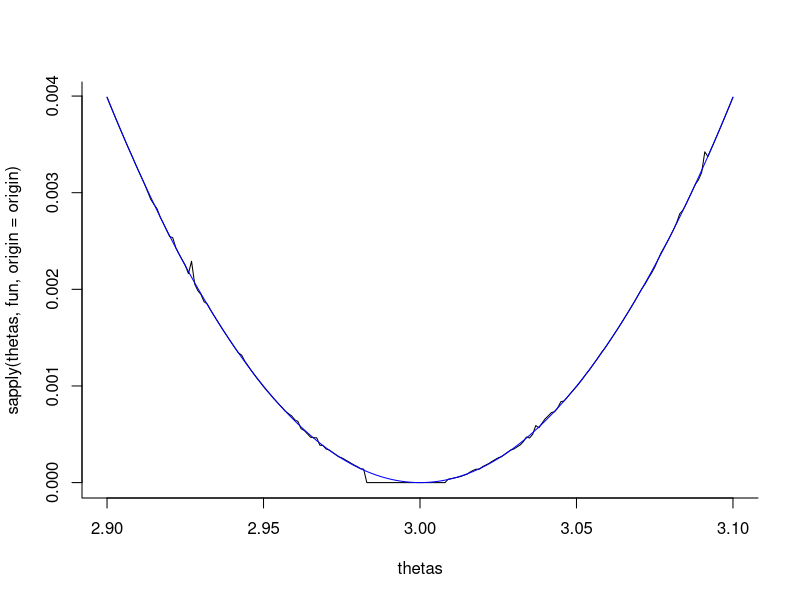
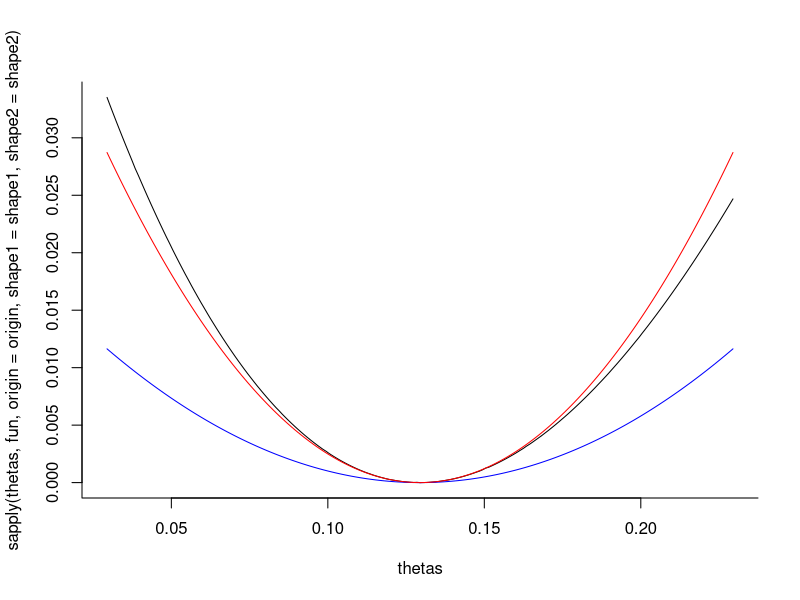
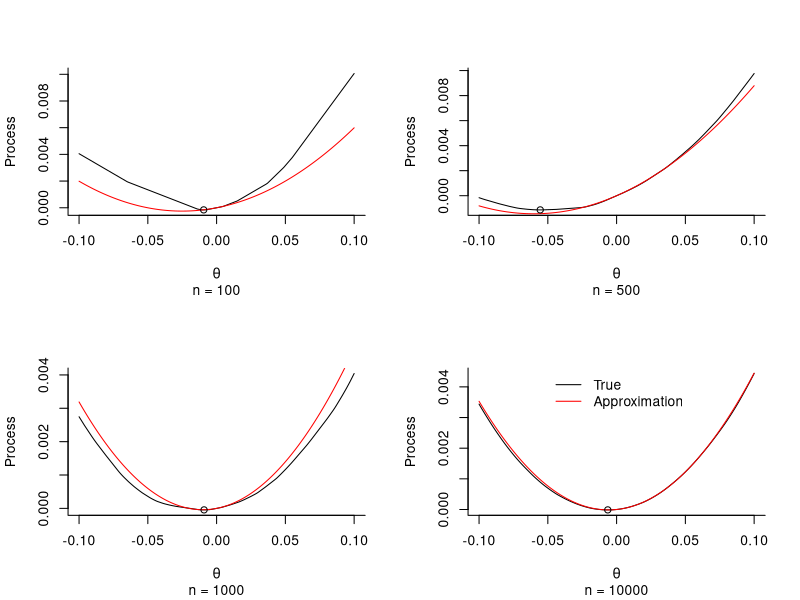
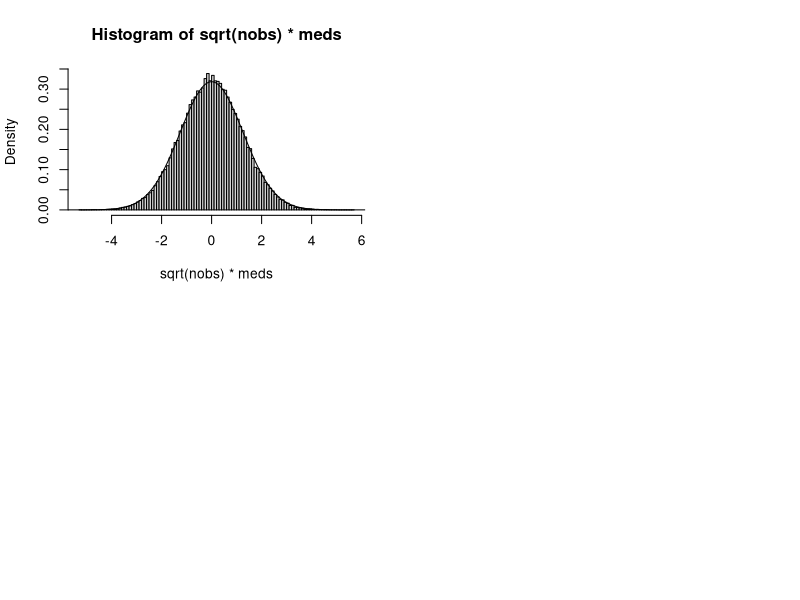

These figures' R source, in order:
library("numDeriv")

theta = 1
integrate(function(x) abs(x-theta)*dnorm(x),-Inf,Inf)

expectLow = integrate(function(x) x*dnorm(x),-Inf,theta)$value
expectUpper = integrate(function(x) x*dnorm(x),theta,Inf)$value

theta*(2*pnorm(theta)-1) + (expectUpper - expectLow)

fun = function(theta,origin=0) {
  upper = integrate(function(x) abs(x-theta)*dnorm(x,origin),-Inf,Inf)$value
  lower = integrate(function(x) abs(x-origin)*dnorm(x,origin),-Inf,Inf)$value
  upper - lower
}

origin = 3
df = grad(dnorm,origin,mean=origin)
thetas = seq(-0.1+origin,0.1+origin,by=0.001)
plot(thetas,sapply(thetas,fun,origin=origin),type="l",bty="l")
lines(thetas,(thetas-origin)^2*dnorm(0),col="blue")



fun = function(theta,shape1=2,shape2=7,origin=3) {
  upper = integrate(function(x) abs(x-theta)*dbeta(x,shape1,shape2),-Inf,Inf)$value
  lower = integrate(function(x) abs(x-origin)*dbeta(x,shape1,shape2),-Inf,Inf)$value
  upper - lower
}

shape1 = 1
shape2 = 5
origin = nlm(function(x) (pbeta(x,shape1,shape2)-0.5)^2,0.3)$estimate
df = grad(dbeta,origin,shape1=shape1,shape2=shape2)
thetas = seq(-0.1+origin,0.1+origin,by=0.001)
plot(thetas,sapply(thetas,fun,origin=origin,shape1=shape1,shape2=shape2),type="l",bty="l")
lines(thetas,(thetas-origin)^2*(dbeta(origin,shape1,shape2)+df*origin),col="blue")
lines(thetas,(thetas-origin)^2*(dbeta(origin,shape1,shape2)),col="red")


# Median experiment -----------------------------------------------------------

par(mfrow=c(2,2))

set.seed(1812)
nobs = 100
xx = rnorm(nobs)
kun = function(theta)  mean(abs(xx-theta)-abs(xx))
thetas = seq(-0.1,0.1,by=0.001)
plot(thetas,sapply(thetas,kun),type="l",bty="l",ylab="Process",xlab=expression(theta),
     sub = "n = 100")
Z = (2*sum(xx <= 0) - nobs)/nobs
lines(thetas,Z*(thetas)+dnorm(0)*thetas^2,col="red")
points(median(xx), mean(abs(xx-median(xx))-abs(xx)),lty=2)

set.seed(1812)
nobs = 500
xx = rnorm(nobs)
kun = function(theta)  mean(abs(xx-theta)-abs(xx))
thetas = seq(-0.1,0.1,by=0.001)
plot(thetas,sapply(thetas,kun),type="l",bty="l",ylab="Process",xlab=expression(theta),
     sub = "n = 500")
Z = (2*sum(xx <= 0) - nobs)/nobs
lines(thetas,Z*(thetas)+dnorm(0)*thetas^2,col="red")
points(median(xx), mean(abs(xx-median(xx))-abs(xx)),lty=2)


set.seed(1810)
nobs = 1000
xx = rnorm(nobs)
kun = function(theta)  mean(abs(xx-theta)-abs(xx))
thetas = seq(-0.1,0.1,by=0.001)
plot(thetas,sapply(thetas,kun),type="l",bty="l",ylab="Process",xlab=expression(theta),
     sub = "n = 1000")
Z = (2*sum(xx <= 0) - nobs)/nobs
lines(thetas,Z*(thetas)+dnorm(0)*thetas^2,col="red")
points(median(xx), mean(abs(xx-median(xx))-abs(xx)),lty=2)


set.seed(1810)
nobs = 10000
xx = rnorm(nobs)
kun = function(theta)  mean(abs(xx-theta)-abs(xx))
thetas = seq(-0.1,0.1,by=0.001)
plot(thetas,sapply(thetas,kun),type="l",bty="l",ylab="Process",xlab=expression(theta),
     sub = "n = 10000")
Z = (2*sum(xx <= 0) - nobs)/nobs
lines(thetas,Z*(thetas)+dnorm(0)*thetas^2,col="red")
legend("top",legend=c("True","Approximation"),col=c("black","red"),bty="n",lty=c(1,1))
points(median(xx), mean(abs(xx-median(xx))-abs(xx)),lty=2)

nobs = 50
meds = replicate(80000,median(rnorm(nobs)))
hist(sqrt(nobs)*meds,freq=FALSE,breaks=100)
tt = seq(-10,10,by=0.01)
lines(tt,dnorm(tt,0,1/(2*dnorm(0))))
